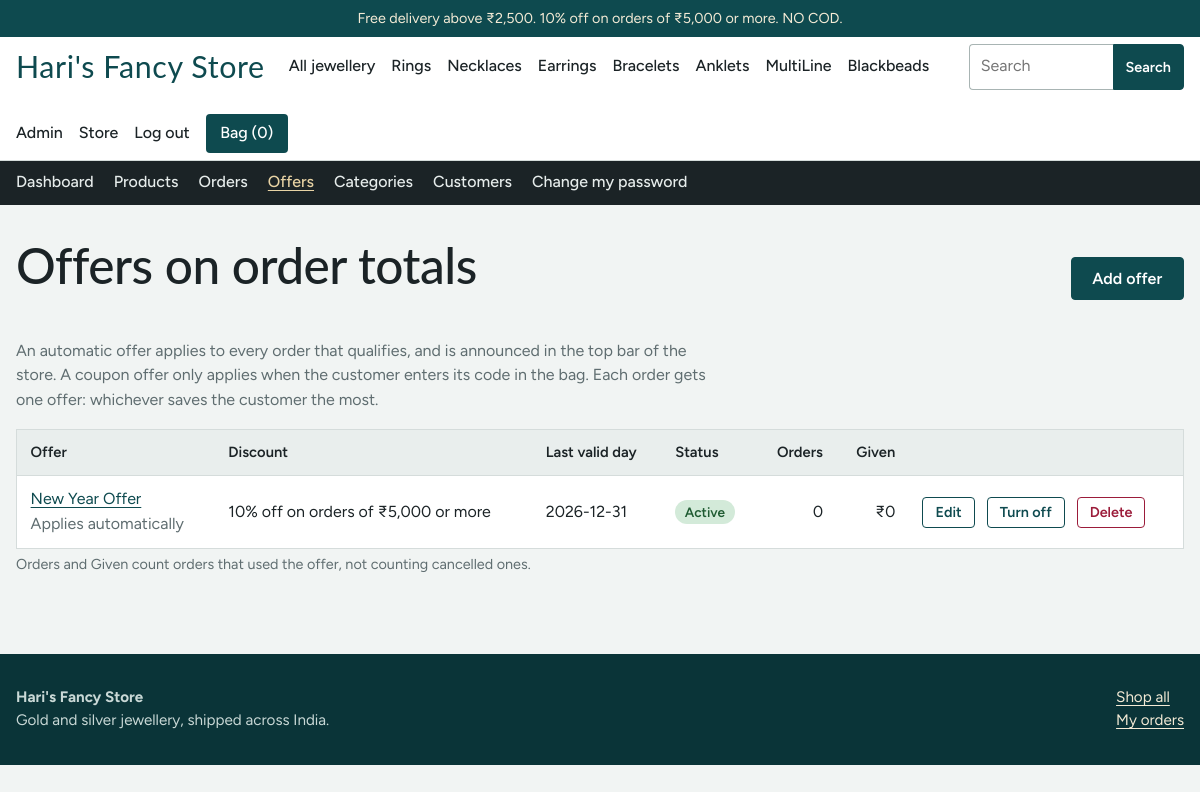
The page /admin/offers (signed in) on the database its author committed.
### tables this page shows
CREATE TABLE categories (
  id INTEGER PRIMARY KEY AUTOINCREMENT,
  name TEXT NOT NULL UNIQUE,
  slug TEXT NOT NULL UNIQUE
);

CREATE TABLE users (
  id INTEGER PRIMARY KEY AUTOINCREMENT,
  name TEXT NOT NULL,
  email TEXT NOT NULL UNIQUE,
  password_hash TEXT NOT NULL,
  is_admin INTEGER NOT NULL DEFAULT 0,
  created_at TEXT NOT NULL DEFAULT CURRENT_TIMESTAMP
);

CREATE TABLE offers (
  id INTEGER PRIMARY KEY AUTOINCREMENT,
  name TEXT NOT NULL,
  code TEXT UNIQUE,                 -- NULL means the offer applies automatically
  kind TEXT NOT NULL CHECK (kind IN ('percent', 'flat')),
  value INTEGER NOT NULL CHECK (value > 0),
  min_subtotal INTEGER NOT NULL DEFAULT 0,
  max_discount INTEGER,             -- cap for percent offers, NULL = no cap
  expires_on TEXT,                  -- YYYY-MM-DD, valid through that day; NULL = never
  active INTEGER NOT NULL DEFAULT 1,
  created_at TEXT NOT NULL DEFAULT CURRENT_TIMESTAMP
);

### app.py (the view)
@app.route("/admin/offers")
@admin_required
def admin_offers():
    rows = get_db().execute(
        "SELECT o.*, "
        "(SELECT COUNT(*) FROM orders x WHERE x.offer_id=o.id AND x.status!='Cancelled') AS used, "
        "(SELECT COALESCE(SUM(x.discount),0) FROM orders x "
        " WHERE x.offer_id=o.id AND x.status!='Cancelled') AS given "
        "FROM offers o ORDER BY o.active DESC, o.id DESC").fetchall()
    return render_template("admin/offers.html", rows=rows)

### app.py (called while the page is built)
def get_db():
    if "db" not in g:
        conn = sqlite3.connect(DB_PATH, isolation_level=None, timeout=15)
        conn.row_factory = sqlite3.Row
        conn.execute("PRAGMA foreign_keys = ON")
        conn.execute("PRAGMA journal_mode = WAL")
        g.db = conn
    return g.db

def inr(n):
    n = int(n or 0)
    s = str(abs(n))
    if len(s) > 3:
        head, tail = s[:-3], s[-3:]
        parts = []
        while len(head) > 2:
            parts.insert(0, head[-2:])
            head = head[:-2]
        if head:
            parts.insert(0, head)
        s = ",".join(parts + [tail])
    return ("-" if n < 0 else "") + "₹" + s

def offer_expired(o):
    return bool(o["expires_on"]) and o["expires_on"] < date.today().isoformat()

def offer_status(o):
    if not o["active"]:
        return "Off"
    return "Expired" if offer_expired(o) else "Active"

def offer_short(o):
    return f"{o['value']}% off" if o["kind"] == "percent" else f"{inr(o['value'])} off"

def offer_text(o):
    when = f"on orders of {inr(o['min_subtotal'])} or more" if o["min_subtotal"] else "on every order"
    cap = f" (up to {inr(o['max_discount'])})" if o["kind"] == "percent" and o["max_discount"] else ""
    return f"{offer_short(o)} {when}{cap}"

@app.before_request
def load_user():
    g.user = None
    uid = session.get("user_id")
    if uid:
        g.user = get_db().execute("SELECT * FROM users WHERE id=?", (uid,)).fetchone()
        if g.user is None:
            session.pop("user_id", None)

@app.before_request
def csrf_protect():
    if request.method == "POST":
        token = session.get("csrf")
        if not token or not secrets.compare_digest(token, request.form.get("csrf", "")):
            abort(400, "Your session expired. Go back, reload the page and try again.")

def csrf_token():
    if "csrf" not in session:
        session["csrf"] = secrets.token_hex(16)
    return session["csrf"]

def admin_required(f):
    @wraps(f)
    def wrapper(*a, **kw):
        if not g.user:
            return redirect(url_for("login", next=request.full_path.rstrip("?")))
        if not g.user["is_admin"]:
            abort(403)
        return f(*a, **kw)
    return wrapper

### templates/admin/offers.html (shortened to what this page needs)
{% extends "admin/base.html" %}
{% from "_macros.html" import csrf %}
{% block content %}
<div class="wrap page-pad">
  <div class="sechead">
    <h1>Offers on order totals</h1>
    <a class="btn" href="{{ url_for('admin_offer_new') }}">Add offer</a>
  </div>
  <p class="muted">An automatic offer applies to every order that qualifies, and is announced in the top bar of the store. A coupon offer only applies when the customer enters its code in the bag. Each order gets one offer: whichever saves the customer the most.</p>
  {% if rows %}
  <div class="tablewrap"><table>
    <thead><tr><th>Offer</th><th>Discount</th><th>Last valid day</th><th>Status</th><th class="num">Orders</th><th class="num">Given</th><th></th></tr></thead>
    <tbody>{% for o in rows %}
      {% set st = o|offer_status %}
      <tr>
        <td><a href="{{ url_for('admin_offer_edit', oid=o.id) }}">{{ o.name }}</a><br><span class="muted" style="white-space:nowrap">{% if o.code %}Code <strong>{{ o.code }}</strong>{% else %}Applies automatically{% endif %}</span></td>
        <td>{{ o|offer_text }}</td>
        <td>{{ o.expires_on or 'No end date' }}</td>
        <td><span class="badge {{ {'Active': 'delivered', 'Off': 'off', 'Expired': 'cancelled'}[st] }}">{{ st }}</span></td>
        <td class="num">{{ o.used }}</td>
        <td class="num">{{ o.given|inr }}</td>
        <td>
          <div class="row">
            <a class="btn small ghost" href="{{ url_for('admin_offer_edit', oid=o.id) }}">Edit</a>
            <form method="post" action="{{ url_for('admin_offer_toggle', oid=o.id) }}">{{ csrf() }}<button class="btn small ghost" type="submit">{{ 'Turn off' if o.active else 'Turn on' }}</button></form>
            <form method="post" action="{{ url_for('admin_offer_delete', oid=o.id) }}" onsubmit="return confirm('Delete this offer? Past orders keep their details.')">{{ csrf() }}<button class="btn small danger" type="submit">Delete</button></form>
          </div>
        </td>
      </tr>
    {% endfor %}</tbody>
  </table></div>
  <p class="hint">Orders and Given count orders that used the offer, not counting cancelled ones.</p>
  {% else %}
  <div class="empty"><p>No offers yet. Add one to give customers a discount on their order total.</p><a class="btn" href="{{ url_for('admin_offer_new') }}">Add offer</a></div>
  {% endif %}
</div>
{% endblock %}

### templates/base.html (shortened to what this page needs)
<!doctype html>
<html lang="en">
<head>
<link rel="stylesheet" href="{{ url_for('static', filename='style.css') }}">
</head>
<body>
<div class="top">Free delivery above {{ free_ship|inr }}.{% for t in top_offers %} {{ t }}.{% endfor %} NO COD.</div>
<header class="site">
  <div class="wrap bar">
    <a class="logo" href="{{ url_for('home') }}">{{ store_name }}</a>
    <nav class="main" aria-label="Categories">
      <a href="{{ url_for('shop') }}">All jewellery</a>
      {% for c in nav_categories %}<a href="{{ url_for('shop', cat=c.slug) }}">{{ c.name }}</a>{% endfor %}
    </nav>
    <form class="search" action="{{ url_for('shop') }}" role="search">
      <input id="q" name="q" type="search" placeholder="Search" value="{{ request.args.get('q','') }}">
      <button class="btn small" type="submit">Search</button>
    </form>
    <div class="acct">
      {% if user %}
        {% if user.is_admin %}<a href="{{ url_for('admin_dashboard') }}">Admin</a>{% endif %}
        <a href="{{ url_for('account') }}">{{ user.name.split()[0] }}</a>
        <form method="post" action="{{ url_for('logout') }}"><input type="hidden" name="csrf" value="{{ csrf_token() }}"><button class="link" type="submit">Log out</button></form>
      {% else %}
        <a href="{{ url_for('login') }}">Log in</a>
      {% endif %}
      <a class="bagbtn" href="{{ url_for('bag') }}">Bag ({{ bag_count }})</a>
    </div>
  </div>
</header>
{% block admin_nav %}{% endblock %}
<main>
  {% block content %}{% endblock %}
</main>
<footer class="site">
  <div class="wrap">
    <div><strong>{{ store_name }}</strong><br>Gold and silver jewellery, shipped across India.</div>
    <div><a href="{{ url_for('shop') }}">Shop all</a><br><a href="{{ url_for('account') }}">My orders</a></div>
  </div>
</footer>
</body>
</html>

### static/style.css (style rules this page uses)
:root { --pearl: #F1F4F3; --paper: #FFFFFF; --ink: #1B2326; --muted: #5F6D70; --line: #D5DCDB; --teal: #0E4A4F; --teal-deep: #0A3438; --gold: #B5832A; --gold-soft: #E8D3A4; --ruby: #9B1C3A; --ok: #2F6B45; --radius: 4px; --display: "Nunito Sans", "Lato", Georgia, serif; --body: "Figtree", system-ui, -apple-system, "Segoe UI", sans-serif; }
* { box-sizing: border-box; }
html { -webkit-text-size-adjust: 100%; }
body { margin: 0; background: var(--pearl); color: var(--ink); font: 400 16px/1.55 var(--body); }
a { color: var(--teal); text-underline-offset: 3px; }
h1, h2, h3 { font-family: var(--display); font-weight: 500; line-height: 1.15; margin: 0 0 .5em; letter-spacing: -.01em; }
h1 { font-size: clamp(2rem, 4.5vw, 3.1rem); }
p { margin: 0 0 1em; max-width: 68ch; }
.muted { color: var(--muted); }
.wrap { width: min(1180px, 100% - 2rem); margin-inline: auto; }
.top { background: var(--teal); color: #F4EBD6; font-size: .9rem; text-align: center; padding: .45rem 1rem; }
header.site { background: var(--paper); border-bottom: 1px solid var(--line); position: sticky; top: 0; z-index: 20; }
.bar { display: flex; align-items: center; gap: 1.5rem; min-height: 68px; flex-wrap: wrap; padding-block: .4rem; }
.logo { font-family: var(--display); font-size: 1.9rem; color: var(--teal); text-decoration: none; letter-spacing: .02em; }
nav.main { display: flex; gap: 1rem; flex-wrap: wrap; }
nav.main a, .acct a, .acct button.link { color: var(--ink); text-decoration: none; font-weight: 500; }
.search { margin-left: auto; display: flex; }
.search input { width: 9rem; border-radius: var(--radius) 0 0 var(--radius); border-right: 0; }
.search button { border-radius: 0 var(--radius) var(--radius) 0; padding-inline: .9rem; }
.acct { display: flex; gap: 1rem; align-items: center; }
.bagbtn { background: var(--teal); color: #fff !important; padding: .45rem .9rem; border-radius: var(--radius); }
button.link { background: none; border: 0; padding: 0; font: inherit; cursor: pointer; color: var(--ink); }
input, select, textarea { font: inherit; color: var(--ink); background: var(--paper); border: 1px solid #A8B4B3; border-radius: var(--radius); padding: .6rem .7rem; width: 100%; }
.hint { color: var(--muted); font-size: .9rem; margin-top: .25rem; }
.btn { display: inline-block; background: var(--teal); color: #fff; border: 1px solid var(--teal); border-radius: var(--radius); padding: .7rem 1.3rem; font: 600 1rem var(--body); cursor: pointer; text-decoration: none; text-align: center; }
.btn.ghost { background: transparent; color: var(--teal); }
.btn.danger { background: transparent; border-color: var(--ruby); color: var(--ruby); }
.btn.small { padding: .35rem .75rem; font-size: .9rem; }
.row { display: flex; gap: .75rem; flex-wrap: wrap; align-items: center; }
.sechead { display: flex; justify-content: space-between; align-items: baseline; gap: 1rem; margin-bottom: 1.25rem; flex-wrap: wrap; }
table { width: 100%; border-collapse: collapse; background: var(--paper); border: 1px solid var(--line); }
th, td { text-align: left; padding: .7rem .85rem; border-bottom: 1px solid var(--line); vertical-align: middle; }
th { background: #E9EEED; font-weight: 600; font-size: .92rem; }
td.num, th.num { text-align: right; font-variant-numeric: tabular-nums; }
.tablewrap { overflow-x: auto; }
.badge { display: inline-block; padding: .1rem .6rem; border-radius: 99px; font-size: .85rem; font-weight: 600; background: #E3E9E8; }
.badge.delivered { background: #D3EAD9; color: #1F5B32; }
footer.site { background: var(--teal-deep); color: #C9D8D6; margin-top: 3rem; padding-block: 2rem; font-size: .95rem; }
footer.site a { color: #F4EBD6; }
footer.site .wrap { display: flex; gap: 2rem; justify-content: space-between; flex-wrap: wrap; }
.page-pad { padding-block: 2rem 1rem; }

### rows shown on the page
categories: name "Rings"
categories: name "Necklaces"
categories: name "Earrings"
categories: name "Bracelets"
categories: name "Anklets"
categories: name "MultiLine"
categories: name "Blackbeads"
users: name "Store"
offers: name "New Year Offer", o "10% off on orders of ₹5,000 or more", expires_on "2026-12-31", st "Active", used "0", given|inr "₹0", active "Turn off"

### other values the page prints
{{ free_ship|inr }} "₹2,500"
{{ t }} "10% off on orders of ₹5,000 or more"
{{ store_name }} "Hari's Fancy Store"
{{ bag_count }} "0"
